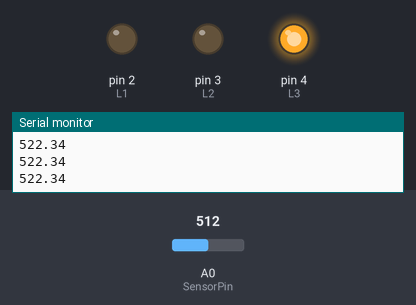
Recording of a sketch running on a simulated Arduino Uno, built with avr-gcc and run on an emulated ATmega328P. Parts: output pins drawn as LEDs (lit = HIGH), the last lines printed to the serial monitor. The test bench sets the inputs (shaded band); at power-on: A0 (SensorPin) = 512.

Above: at 1.2 s.
1.3 s: A0 (SensorPin) set to 925
2.8 s: A0 (SensorPin) set to 942
At 3.8 s:
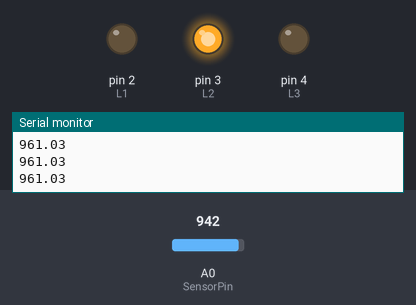
4.3 s: A0 (SensorPin) set to 983
5.8 s: A0 (SensorPin) set to 1010
At 6.9 s:
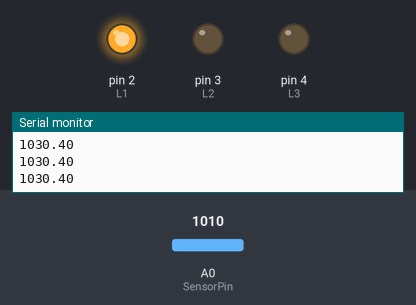
7.3 s: A0 (SensorPin) set to 940
At 8.6 s:
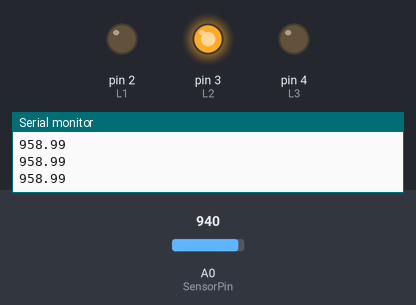
8.9 s: A0 (SensorPin) set to 900
At 9.4 s:
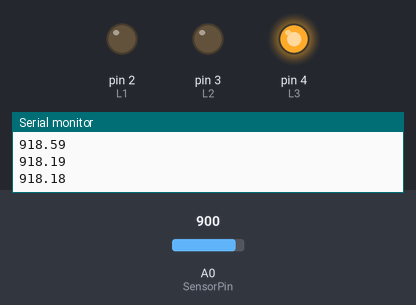
Timing chart, 0 to 11.5 s (numbered marks = the images above; inputs shaded):
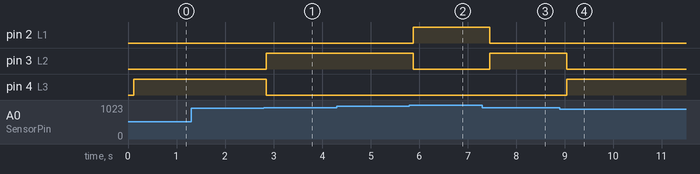

The sketch:

moist.ino
```cpp
#define SensorPin A0
#define L1 2
#define L2 3
#define L3 4

float sensorValue = 0;

void setup() {
 Serial.begin(9600);
 pinMode(L1,OUTPUT);
 pinMode(L2,OUTPUT);
 pinMode(L3,OUTPUT);
}

void loop() {
 for (int i = 0; i <= 100; i++){
   sensorValue = sensorValue + analogRead(SensorPin);
   delay(1);
 }
 sensorValue = sensorValue/100.0;
 Serial.println(sensorValue);
 if (sensorValue > 1020){
  digitalWrite(L1,HIGH);
  digitalWrite(L2,LOW);
  digitalWrite(L3,LOW);
 }else if(sensorValue <= 1020 and sensorValue > 950){
  digitalWrite(L1,LOW);
  digitalWrite(L2,HIGH);
  digitalWrite(L3,LOW);
 }else{
  digitalWrite(L1,LOW);
  digitalWrite(L2,LOW);
  digitalWrite(L3,HIGH);
 }
 delay(30);
}
```

Measured:
- the behaviour switches between 931 and 932 on A0 (SensorPin) (found by bisection; images 0 and 1)
- the behaviour switches between 999 and 1000 on A0 (SensorPin) (found by bisection; images 1 and 2)
- after the input at 2.8 s, pin 3 (L2): LOW → HIGH after 0.05 s; pin 4 (L3): HIGH → LOW after 0.05 s
- after the input at 5.8 s, pin 2 (L1): LOW → HIGH after 0.07 s; pin 3 (L2): HIGH → LOW after 0.07 s
- after the input at 7.3 s, pin 2 (L1): HIGH → LOW after 0.16 s; pin 3 (L2): LOW → HIGH after 0.16 s
- after the input at 8.9 s, pin 3 (L2): HIGH → LOW after 0.14 s; pin 4 (L3): LOW → HIGH after 0.14 s
